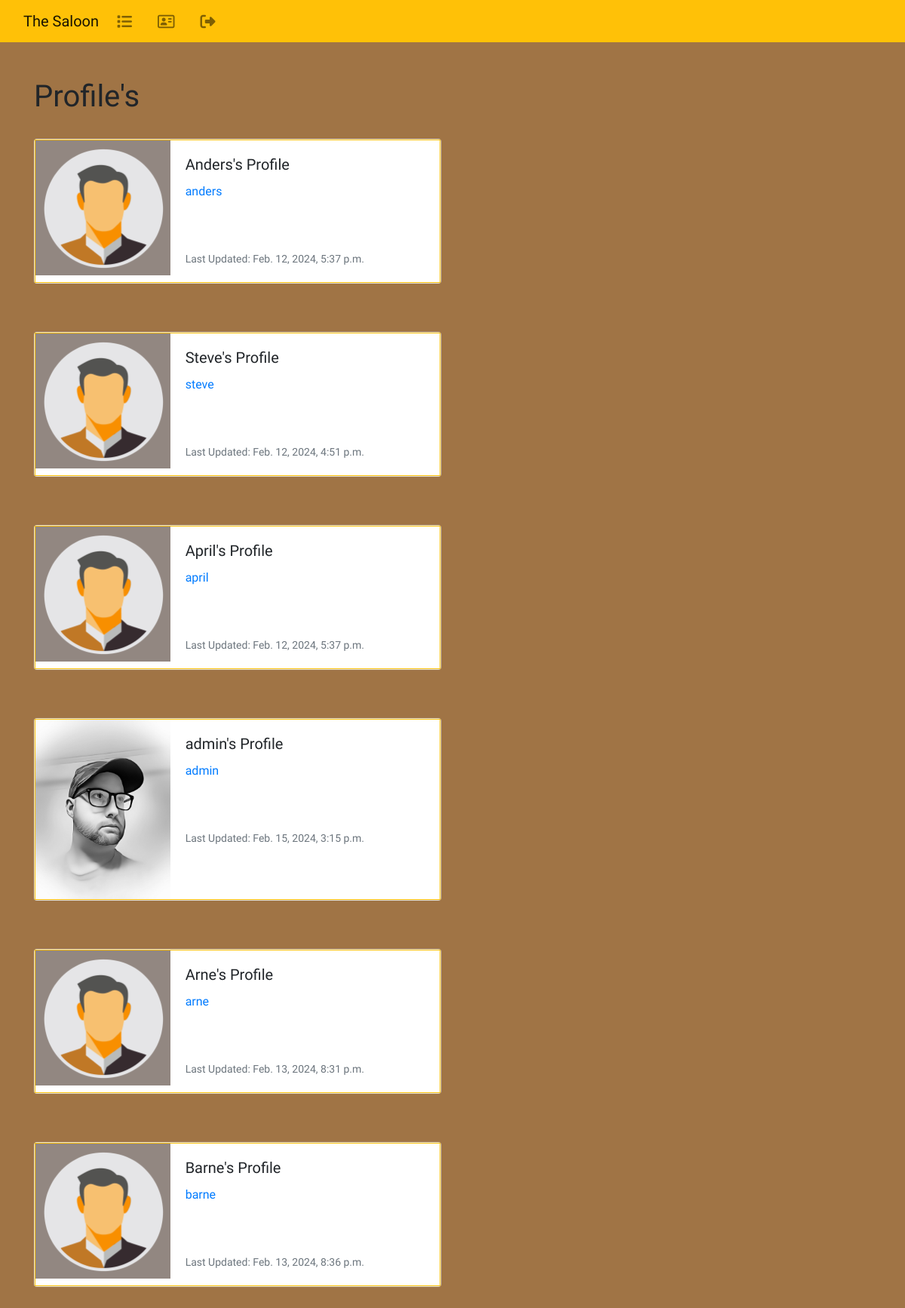
The app's page /profile_list/ (signed in), older data.
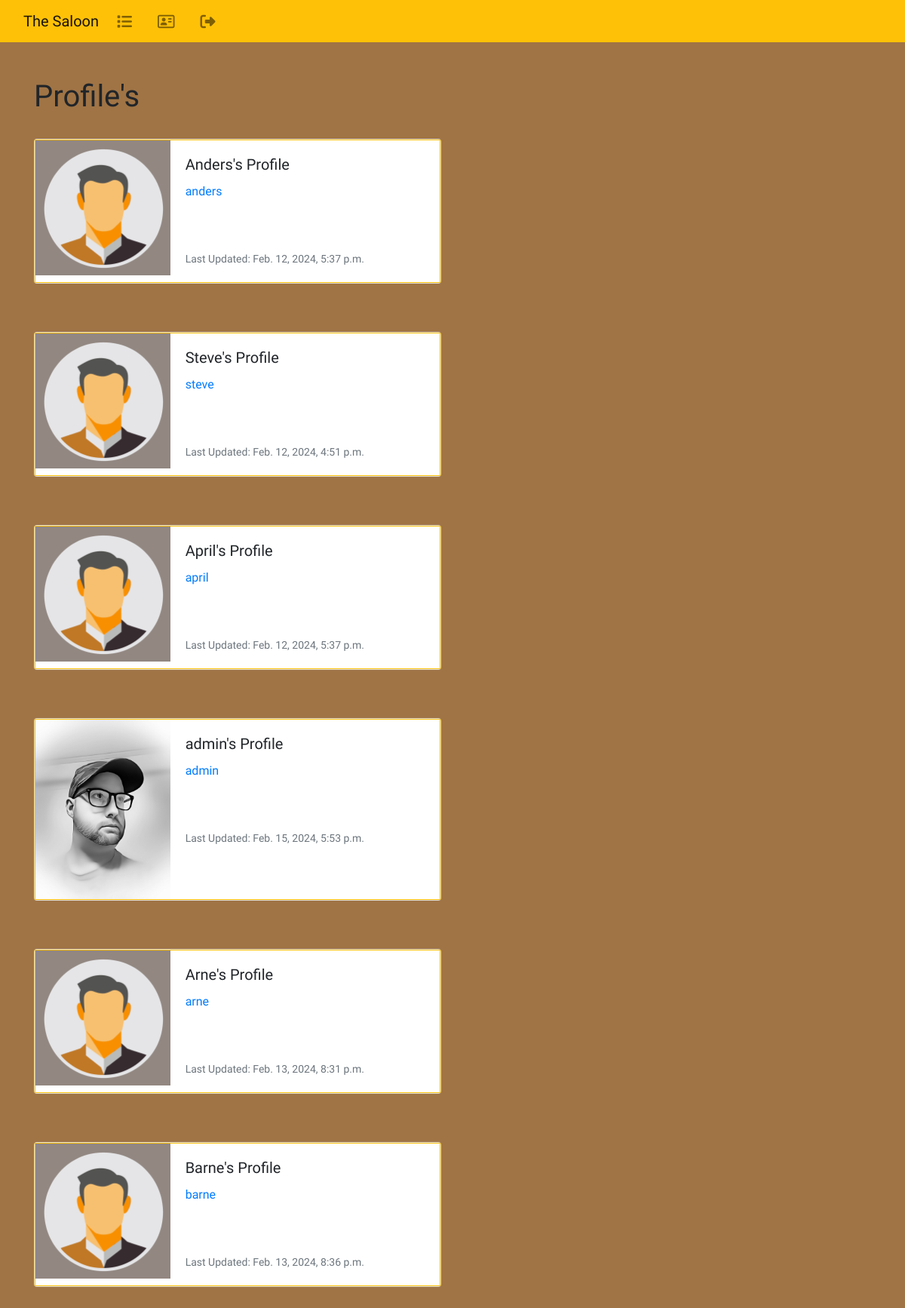
The same page, newer data.
### the_saloon/models.py (models this page shows, shortened)
class Profile(models.Model):
        user = models.OneToOneField(User, on_delete=models.CASCADE)
        follows = models.ManyToManyField("self",
            related_name="followed_by",
            symmetrical=False,
            blank=True)
        date_modified = models.DateTimeField(User, auto_now=True)
        profile_image = models.ImageField(null=True, blank=True, upload_to="images/")
        profile_bio = models.CharField(null=True, blank=True, max_length=500)
        facebook_link = models.CharField(null=True, blank=True, max_length=100)
        instagram_link = models.CharField(null=True, blank=True, max_length=100)
        linedin_link = models.CharField(null=True, blank=True, max_length=100)

### the_saloon/views.py (the view)
# urls.py: path('profile_list/', views.profile_list, name='profile_list'),
def profile_list(request):
        if request.user.is_authenticated:
            profiles = Profile.objects.exclude(user=request.user)
            return render(request, 'profile_list.html', {"profiles":profiles})
        else:
            messages.success(request, ("You must login to see this page..."))
            return redirect('home')

### the_saloon/templates/profile_list.html
{% extends 'base.html' %}
{% load static %}
{% block content %}
<h1 style="font-family: Rye, serif;">Profile's</h1>
<br />
{% if profiles %}
{% for profile in profiles %}
<div class="card mb-3" style="max-width: 540px;">
  <div class="row no-gutters border border-warning">
    <div class="col-md-4">
      {% if profile.profile_image %}
      <img src="{{ profile.profile_image.url }}" width=200 height=200 class="img-fluid rounded-start"
        alt="{{ profile.user.username}}">
      {% else %}
      <img src="{% static 'images/default.jpg' %}" class="img-fluid rounded-start" alt="Profile img">
      {% endif %}
    </div>
    <div class="col-md-8">
      <div class="card-body">
        <h5 class="card-title" style="font-family: Rye, serif;">{{ profile.user.username }}'s Profile</h5>
        <p class="card-text" style="font-family: Rye, serif;">
          <a href="{% url 'profile' profile.user.id  %}">{{ profile.user.username|lower }}</a></p>
        <br /><br />
        <p class="card-text"><small class="text-muted" style="font-family: Rye, serif;">
        Last Updated: {{ profile.date_modified }}</small></p>
      </div>
    </div>
  </div>
</div>
<br /><br />
{% endfor %}
{% endif %}
{% endblock %}

Row changes from the older to the newer data that the page shows:
changed Profile "admin": date_modified "Feb. 15, 2024, 3:15 p.m." → "Feb. 15, 2024, 5:53 p.m."
